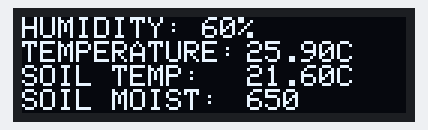
Simulated run of this sketch. Board: Arduino Uno, built with avr-gcc and run on an emulated ATmega328P. On the bench: 128×32 one-colour display.

Above: at 2.1 s.

The sketch:

display_all.ino
```cpp
#include <Wire.h>
#include <Adafruit_GFX.h>
#include <Adafruit_SSD1306.h>

#define SCREEN_WIDTH 128 // OLED display width, in pixels
#define SCREEN_HEIGHT 32 // OLED display height, in pixels

// Declaration for an SSD1306 display connected to I2C (SDA, SCL pins)
Adafruit_SSD1306 display(SCREEN_WIDTH, SCREEN_HEIGHT, &Wire, -1);

void setup() {
  Serial.begin(9600);

  if (!display.begin(SSD1306_SWITCHCAPVCC, 0x3C)) { // Address 0x3D for 128x64
    Serial.println(F("SSD1306 allocation failed"));
    for (;;);
  }
  delay(2000);

}

void loop() {
  //  display.clearDisplay();
  //  display.setTextSize(1);
  //  display.setTextColor(WHITE);
  //  display.setCursor(0, 11);
  //  // Display static text
  //  display.print("TIMESTAMP:");
  //  display.print("01:11:12");
  //  display.setCursor(3, 0);
  //  display.print("MOISTURE:");
  //  display.print("650");
  //  display.display();
  //  delay(2000);


  display.clearDisplay();
  display.setTextColor(WHITE);
  display.setTextSize(1);
  display.setCursor(0, 0);
  display.print("HUMIDITY:");
  display.setCursor(60, 0);
  display.print(60);
  display.print("%");

  display.setCursor(0, 8);
  display.print("TEMPERATURE:");
  display.setCursor(75, 8);
  display.print(25.9);
  display.print("C");

  display.setCursor(0, 16);
  display.print("SOIL TEMP:");
  display.setCursor(75, 16);
  display.print(21.6);
  display.print("C");

  display.setCursor(0, 24);
  display.print("SOIL MOIST:");
  display.setCursor(75, 24);
  display.print(650);
  //display.print("C");
  display.display();

}
```
